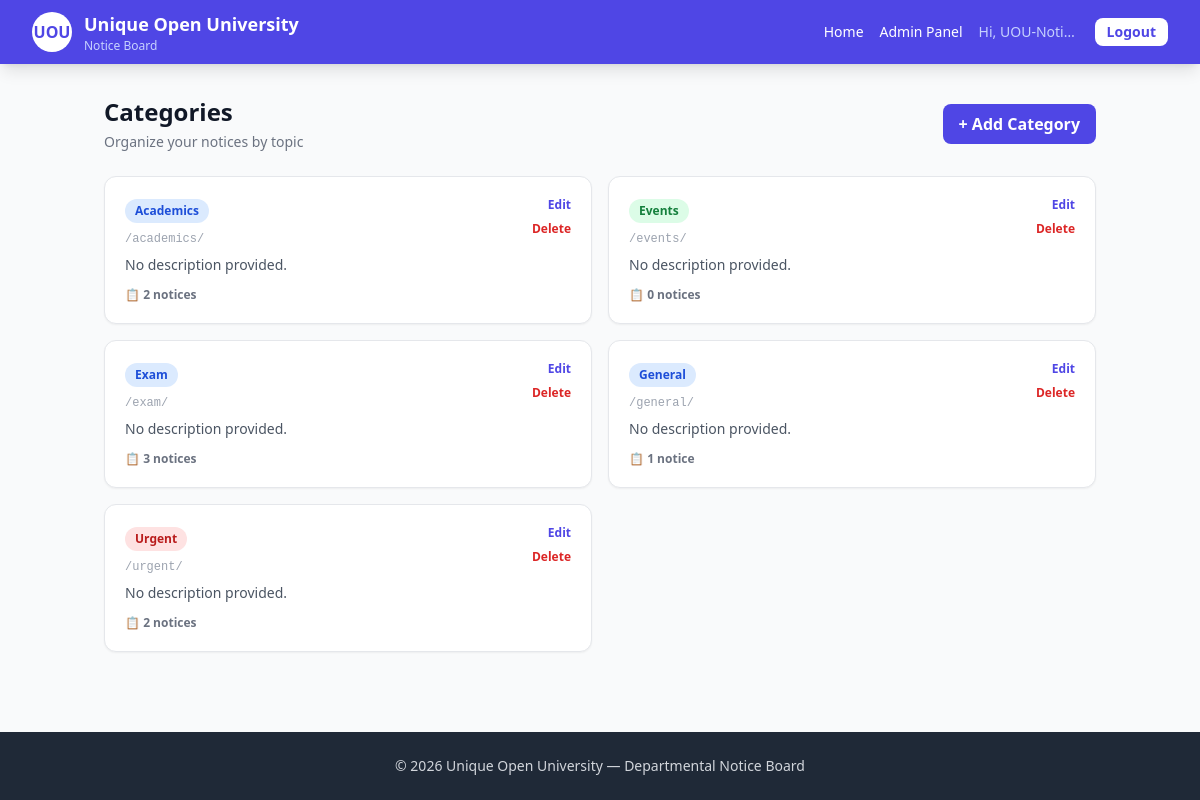
/admin-panel/categories/ (signed in), run on the app's committed database.
### notices/models.py (models this page shows, shortened)
class Category(models.Model):
    name = models.CharField(max_length=100, unique=True)
    slug = models.SlugField(max_length=100, unique=True, blank=True)
    description = models.TextField(blank=True)
    color = models.CharField(
        max_length=20, default='blue',
        help_text='Tailwind color: blue, green, red, yellow, purple, indigo'
    )
    class Meta:
        verbose_name_plural = 'Categories'
        ordering = ['name']

### notices/views.py (the view)
# urls.py: path('admin-panel/categories/', views.category_list, name='category_list'),
@login_required
@user_passes_test(is_admin)
def category_list(request):
    categories = Category.objects.all()
    return render(request, 'notices/category_list.html', {'categories': categories})

### notices/views.py (called while the page is built)
def is_admin(user):
    return user.is_authenticated and (user.is_staff or user.is_superuser)

### templates/notices/category_list.html (shortened to what this page needs)
{% extends 'notices/base.html' %}
{% block content %}
<div class="max-w-5xl mx-auto px-4 py-8">
  <div class="flex flex-wrap items-center justify-between gap-3 mb-6">
    <div>
      <h1 class="text-2xl font-bold text-gray-900">Categories</h1>
      <p class="text-sm text-gray-500 mt-1">Organize your notices by topic</p>
    </div>
    <a href="{% url 'category_create' %}"
       class="bg-uou text-white px-4 py-2 rounded-lg font-semibold hover:bg-uou-dark">
      + Add Category
    </a>
  </div>
  <div class="grid sm:grid-cols-2 gap-4">
    {% for c in categories %}
      <div class="bg-white rounded-xl shadow-sm border p-5 flex items-start justify-between gap-3">
        <div class="min-w-0 flex-1">
          <span class="inline-block px-2.5 py-1 rounded-full text-xs font-semibold
                       bg-{{ c.color }}-100 text-{{ c.color }}-700">
            {{ c.name }}
          </span>
          <div class="text-xs text-gray-400 mt-2 font-mono truncate">
            /{{ c.slug }}/
          </div>
          <p class="text-sm text-gray-600 mt-2 line-clamp-2">
            {{ c.description|default:"No description provided." }}
          </p>
          <div class="text-xs text-gray-500 mt-3 font-semibold">
            📋 {{ c.notices.count }} notice{{ c.notices.count|pluralize }}
          </div>
        </div>
        <div class="flex flex-col gap-2 text-right shrink-0">
          <a href="{% url 'category_edit' c.pk %}"
             class="text-uou text-xs font-semibold hover:underline">
            Edit
          </a>
          <a href="{% url 'category_delete' c.pk %}"
             class="text-red-600 text-xs font-semibold hover:underline">
            Delete
          </a>
        </div>
      </div>
    {% endfor %}
  </div>
</div>
{% endblock %}

### templates/notices/base.html (shortened to what this page needs)
{% load static %}
<!DOCTYPE html>
<html lang="en">
<head>
  <script src="https://cdn.tailwindcss.com"></script>
</head>
<body class="bg-gray-50 min-h-screen flex flex-col">
  <nav class="bg-uou text-white shadow-lg sticky top-0 z-50">
    <div class="max-w-7xl mx-auto px-4 sm:px-6 lg:px-8">
      <div class="flex justify-between h-16 items-center gap-3">
        <a href="{% url 'dashboard' %}" class="flex items-center gap-3 min-w-0">
          <div class="w-10 h-10 bg-white text-uou rounded-full flex items-center justify-center font-bold shrink-0">
            UOU
          </div>
          <div class="min-w-0">
            <div class="font-bold text-sm sm:text-lg leading-tight truncate">Unique Open University</div>
            <div class="text-xs text-indigo-200">Notice Board</div>
          </div>
        </a>
        <div class="flex items-center gap-2 sm:gap-4 shrink-0">
          <a href="{% url 'dashboard' %}" class="hover:text-indigo-200 text-sm hidden sm:inline">Home</a>
          {% if user.is_authenticated and user.is_staff %}
            <a href="{% url 'admin_dashboard' %}" class="hover:text-indigo-200 text-sm hidden sm:inline">
              Admin Panel
            </a>
          {% endif %}
          {% if user.is_authenticated %}
            <span class="text-sm text-indigo-200 hidden md:inline truncate max-w-[100px]">
              Hi, {{ user.username }}
            </span>
            <form method="post" action="{% url 'account_logout' %}" class="inline">
              <button class="bg-white text-uou px-3 py-1 rounded-lg text-sm font-semibold hover:bg-indigo-100 whitespace-nowrap">
                Logout
              </button>
            </form>
          {% else %}
            <a href="{% url 'account_login' %}"
               class="bg-white text-uou px-3 py-1 rounded-lg text-sm font-semibold hover:bg-indigo-100 whitespace-nowrap">
              Login
            </a>
          {% endif %}
        </div>
      </div>
    </div>
  </nav>
  <main class="flex-1 w-full overflow-x-hidden">
    {% block content %}{% endblock %}
  </main>
  <footer class="bg-gray-800 text-gray-300 py-6 mt-12">
    <div class="max-w-7xl mx-auto px-4 text-center text-sm">
      © {% now "Y" %} Unique Open University — Departmental Notice Board
    </div>
  </footer>
</body>
</html>

### templates/notices/base.html (style rules this page uses)
body { overflow-x: hidden; }

### data on the page
Category: name "Academics", slug "academics", description "No description provided.", notices.count "2"
Category: name "Events", slug "events", description "No description provided.", notices.count "0"
Category: name "Exam", slug "exam", description "No description provided.", notices.count "3"
Category: name "General", slug "general", description "No description provided.", notices.count "1"
Category: name "Urgent", slug "urgent", description "No description provided.", notices.count "2"

### other printed values
{{ user.username }} "UOU-Noti…"
